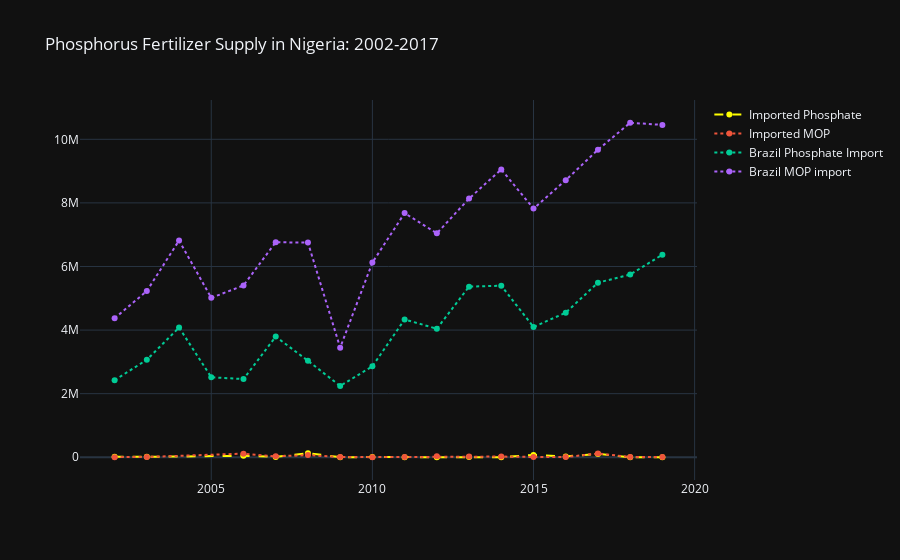

This figure's notebook cell:
### Code cell
fig = go.Figure()

fig.add_trace(go.Scatter(x=imported_phosphate['year'], y=imported_phosphate['value'],
                    mode='lines+markers',
                    name='Imported Phosphate',line=dict(color='yellow',
                              dash='dash')))
fig.add_trace(go.Scatter(x=imported_phosphate_mop['year'], y=imported_phosphate_mop['value'],
                    mode='lines+markers',
                    name='Imported MOP',line=dict(dash='dot')))

fig.add_trace(go.Scatter(x=bra_imported_phosphate['year'], y=bra_imported_phosphate['value'],
                    mode='lines+markers',
                    name='Brazil Phosphate Import',line=dict(dash='dot')))

fig.add_trace(go.Scatter(x=bra_imported_phosphate_mop['year'], y=bra_imported_phosphate_mop['value'],
                    mode='lines+markers',
                    name='Brazil MOP import',line=dict(dash='dot')))


fig.update_layout(
    title='Phosphorus Fertilizer Supply in Nigeria: 2002-2017',
    template='plotly_dark',

)

fig.show()

### Figure 1 — Plotly figure (JSON) as saved in the notebook; plotly's stock layout.template omitted (floating-point values rounded to 4 significant figures)
{"data": [{"line": {"color": "yellow", "dash": "dash"}, "mode": "lines+markers", "name": "Imported Phosphate", "type": "scatter", "x": [2002, 2003, 2006, 2007, 2008, 2009, 2010, 2011, 2012, 2013, 2014, 2015, 2016, 2017, 2018, 2019], "y": [16240.0, 12130.0, 46150.0, 11610.0, 129700.0, 52.33, 6127.0, 173.2, 742.8, 9932.0, 316.1, 72400.0, 27520.0, 105300.0, 340.1, 1512.0]}, {"line": {"dash": "dot"}, "mode": "lines+markers", "name": "Imported MOP", "type": "scatter", "x": [2002, 2003, 2006, 2007, 2008, 2009, 2010, 2011, 2012, 2013, 2014, 2015, 2016, 2017, 2018, 2019], "y": [2946.0, 10810.0, 113100.0, 28320.0, 67380.0, 8220.0, 3514.0, 6568.0, 30250.0, 20980.0, 22190.0, 8403.0, 5084.0, 117600.0, 8126.0, 9957.0]}, {"line": {"dash": "dot"}, "mode": "lines+markers", "name": "Brazil Phosphate Import", "type": "scatter", "x": [2002, 2003, 2004, 2005, 2006, 2007, 2008, 2009, 2010, 2011, 2012, 2013, 2014, 2015, 2016, 2017, 2018, 2019], "y": [2424000.0, 3066000.0, 4079000.0, 2516000.0, 2459000.0, 3794000.0, 3035000.0, 2243000.0, 2859000.0, 4335000.0, 4041879, 5366000.0, 5395000.0, 4097000.0, 4548000.0, 5491000.0, 5747000.0, 6372000.0]}, {"line": {"dash": "dot"}, "mode": "lines+markers", "name": "Brazil MOP import", "type": "scatter", "x": [2002, 2003, 2004, 2005, 2006, 2007, 2008, 2009, 2010, 2011, 2012, 2013, 2014, 2015, 2016, 2017, 2018, 2019], "y": [4372000.0, 5228000.0, 6817000.0, 5013000.0, 5403000.0, 6763000.0, 6752000.0, 3447000.0, 6124000.0, 7679000.0, 7043000.0, 8136000.0, 9051000.0, 7822000.0, 8713000.0, 9674000.0, 10520000.0, 10450000.0]}], "layout": {"title": {"text": "Phosphorus Fertilizer Supply in Nigeria: 2002-2017"}}}
